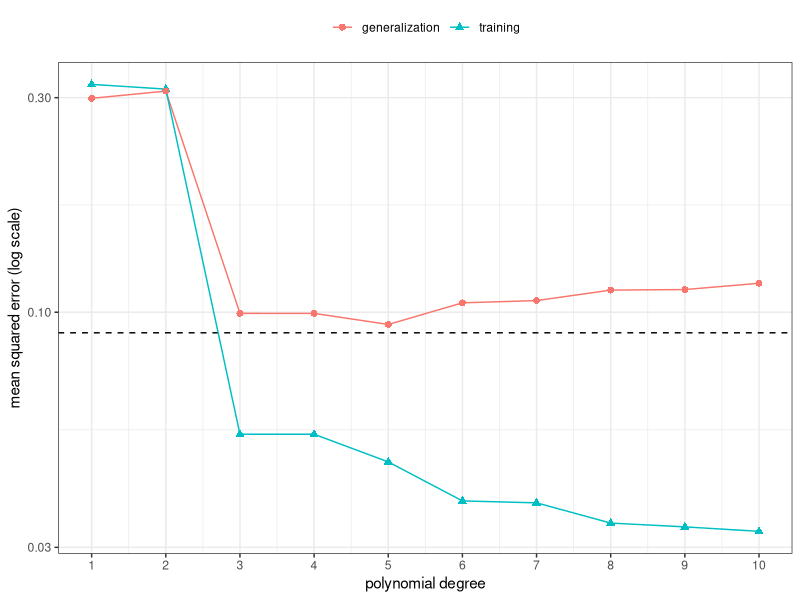

Generate this figure with R:
## ---- chunk 1
#| label: sim-train-test-setup
#| code-fold: false
sim_sigma <- 0.3
sim_truth <- function(x) sin(2 * pi * x)
sim_draw <- function(n) {
  x <- stats::runif(n)
  tibble::tibble(x = x, y = sim_truth(x) + stats::rnorm(n, sd = sim_sigma))
}
mse <- function(model, data) {
  mean((predict(model, newdata = data) - data$y)^2)
}

set.seed(1)
sim_train <- sim_draw(30)
sim_new <- sim_draw(10000)
sim_degrees <- 1:10

sim_errors <- tibble::tibble(degree = sim_degrees) |>
  dplyr::mutate(
    fit = purrr::map(degree, \(d) lm(y ~ poly(x, d), data = sim_train)),
    training = purrr::map_dbl(fit, mse, data = sim_train),
    generalization = purrr::map_dbl(fit, mse, data = sim_new)
  ) |>
  dplyr::select(-fit)

sim_errors
## ---- chunk 2
#| label: train-test-error-plot
#| fig-alt: Mean squared error against polynomial degree from 1 to 10.
#|   The training error falls as the degree grows.
#|   The estimated generalization error falls at the low degrees,
#|   then levels off and rises slightly.
#|   A dashed horizontal line marks the noise variance, 0.09.
sim_errors |>
  tidyr::pivot_longer(
    c(training, generalization),
    names_to = "error",
    values_to = "mse"
  ) |>
  ggplot2::ggplot(ggplot2::aes(degree, mse, colour = error, shape = error)) +
  ggplot2::geom_hline(yintercept = sim_sigma^2, linetype = "dashed") +
  ggplot2::geom_line() +
  ggplot2::geom_point(size = 2) +
  ggplot2::scale_x_continuous(breaks = sim_degrees) +
  ggplot2::scale_y_log10() +
  ggplot2::labs(
    x = "polynomial degree",
    y = "mean squared error (log scale)",
    colour = NULL,
    shape = NULL
  ) +
  ggplot2::theme_bw() +
  ggplot2::theme(legend.position = "top")
## ---- chunk 3
#| label: sim-train-test-summary
sim_best_generalization <-
  sim_errors$degree[which.min(sim_errors$generalization)]
sim_best_training <- sim_errors$degree[which.min(sim_errors$training)]
sim_n_below <- c(
  training = sum(sim_errors$training < sim_sigma^2),
  generalization = sum(sim_errors$generalization < sim_sigma^2)
)
c(
  best_by_training = sim_best_training,
  best_by_generalization = sim_best_generalization,
  n_below_sigma2 = sim_n_below
)
